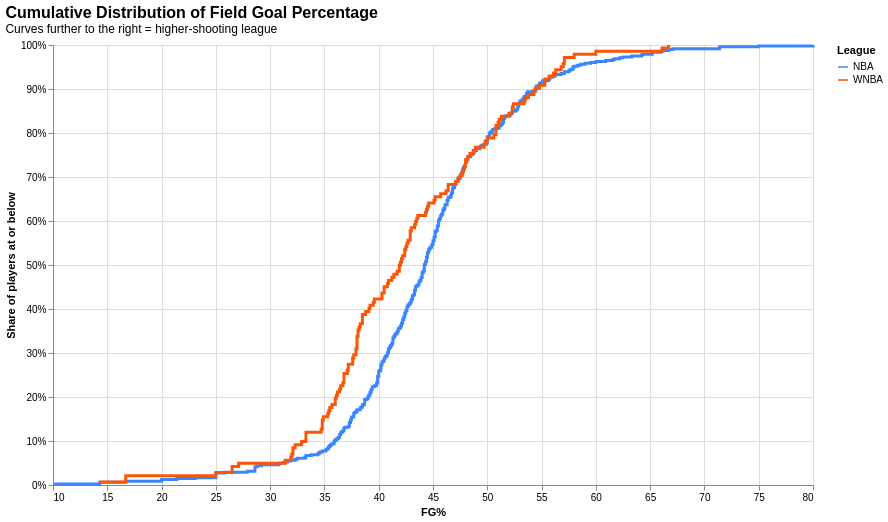

Notebook code cell kept with this figure:
### Markdown cell above
### 3. Field goal percentage — cumulative distribution

Although field goal attempts can indicate a more aggressive or fast paced playstyle, more attempts doesn't necessarily translate to more goals. If a goal is unsuccesfull, the player does not only fail a chance to score, the player also opens up an opportunity for the opposition to claim possesion over the ball. To better understand the decision making involved in the field goal attempts, we plot the field goal percentage, which is the percentage of the field goal attempts that resulted in a goal.

The WNBA shows more players with a below 45 percent field goal percentage than the NBA. A lower field goal percentage may indicate either strong defensive play of the opposing team, which then forces the players to make shots where scoring is not guaranteed, or differences in offensive tactics such as pace or reliance on high difficulty attempts. As a result, the field goal percentage needs to be viewed alongside other distributions, to see which perpspective it supports.

### Code cell
ecdf_data = combined[combined['FG%'].between(1, 99)][['FG%', 'League']].copy()

chart_ecdf = alt.Chart(ecdf_data).transform_window(
    cumulative_count='count()',
    sort=[{'field': 'FG%'}],
    groupby=['League'],
).transform_joinaggregate(
    total='count()',
    groupby=['League'],
).transform_calculate(
    cum_pct='datum.cumulative_count / datum.total',
).mark_line(strokeWidth=3, interpolate='step-after').encode(
    x=alt.X('FG%:Q', title='FG%'),
    y=alt.Y('cum_pct:Q', title='Share of players at or below',
            axis=alt.Axis(format='.0%')),
    color=alt.Color('League:N', scale=PALETTE_ECDF),
    tooltip=['League:N',
             alt.Tooltip('FG%:Q', format='.1f'),
             alt.Tooltip('cum_pct:Q', title='Share ≤', format='.1%')],
).properties(
    width=760, height=440,
    title=alt.TitleParams(
        'Cumulative Distribution of Field Goal Percentage',
        subtitle='Curves further to the right = higher-shooting league',
        anchor='start', fontSize=16,
    ),
).configure_view(stroke=None)

show_altair(chart_ecdf)

### Figure 1 — Vega-Lite specification as saved in the notebook (floating-point values rounded to 4 significant figures; data arrays with more than 128 entries replaced by an {"elided": "..."} marker saying what was removed)
{"config": {"view": {"continuousWidth": 300, "continuousHeight": 300, "stroke": null}}, "data": {"name": "data-4b004c731f5813e558cd6a97b21f7ec2"}, "mark": {"type": "line", "interpolate": "step-after", "strokeWidth": 3}, "encoding": {"color": {"field": "League", "scale": {"domain": ["NBA", "WNBA"], "range": ["#3a86ff", "#fb5607"]}, "type": "nominal"}, "tooltip": [{"field": "League", "type": "nominal"}, {"field": "FG%", "format": ".1f", "type": "quantitative"}, {"field": "cum_pct", "format": ".1%", "title": "Share ≤", "type": "quantitative"}], "x": {"field": "FG%", "title": "FG%", "type": "quantitative"}, "y": {"axis": {"format": ".0%"}, "field": "cum_pct", "title": "Share of players at or below", "type": "quantitative"}}, "height": 440, "title": {"text": "Cumulative Distribution of Field Goal Percentage", "anchor": "start", "fontSize": 16, "subtitle": "Curves further to the right = higher-shooting league"}, "transform": [{"window": [{"op": "count", "as": "cumulative_count"}], "groupby": ["League"], "sort": [{"field": "FG%"}]}, {"joinaggregate": [{"op": "count", "as": "total"}], "groupby": ["League"]}, {"calculate": "datum.cumulative_count / datum.total", "as": "cum_pct"}], "width": 760, "$schema": "https://vega.github.io/schema/vega-lite/v5.8.0.json", "datasets": {"data-4b004c731f5813e558cd6a97b21f7ec2": {"elided": "621 records"}}}
